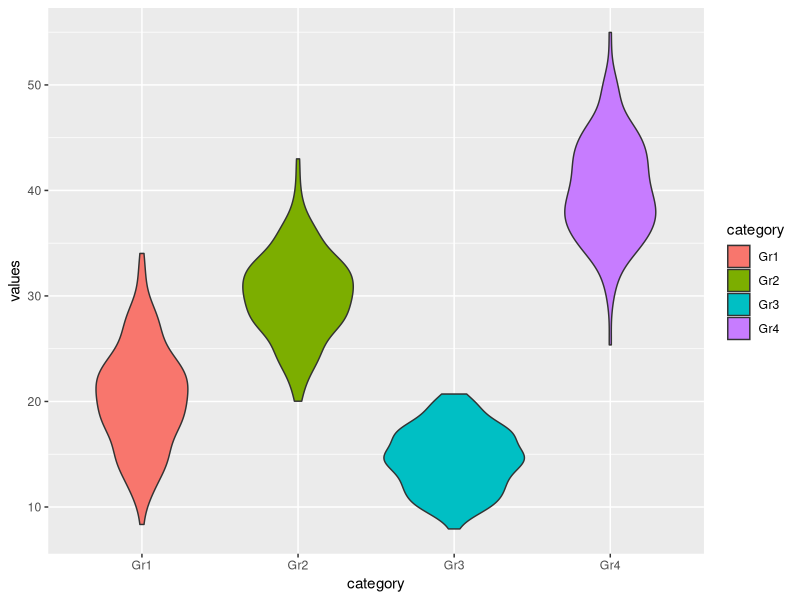
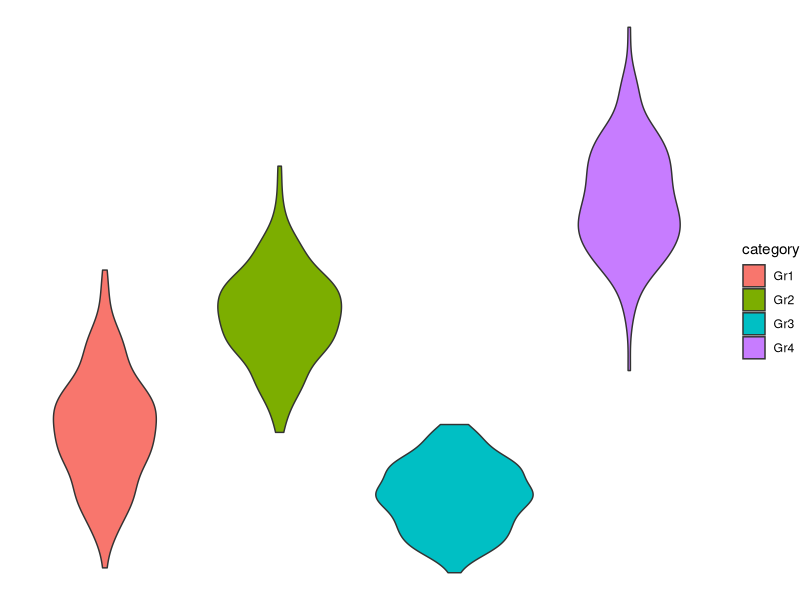
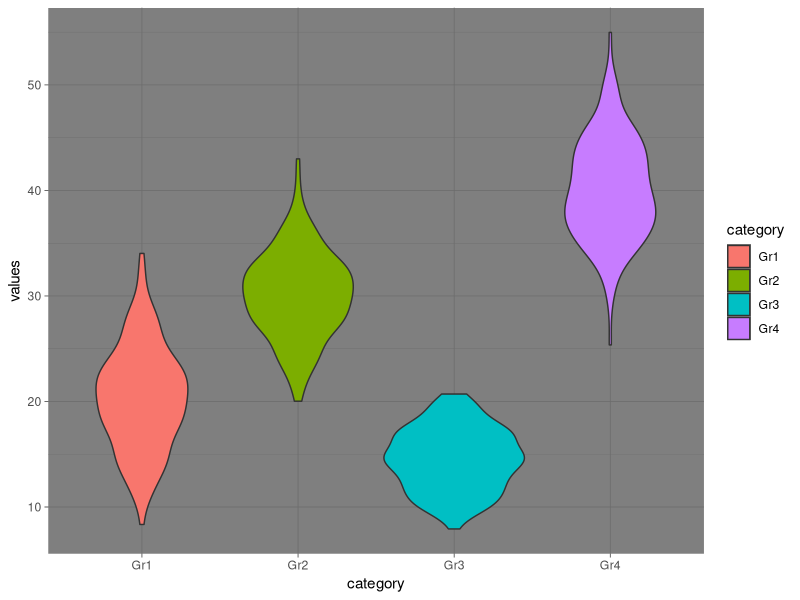
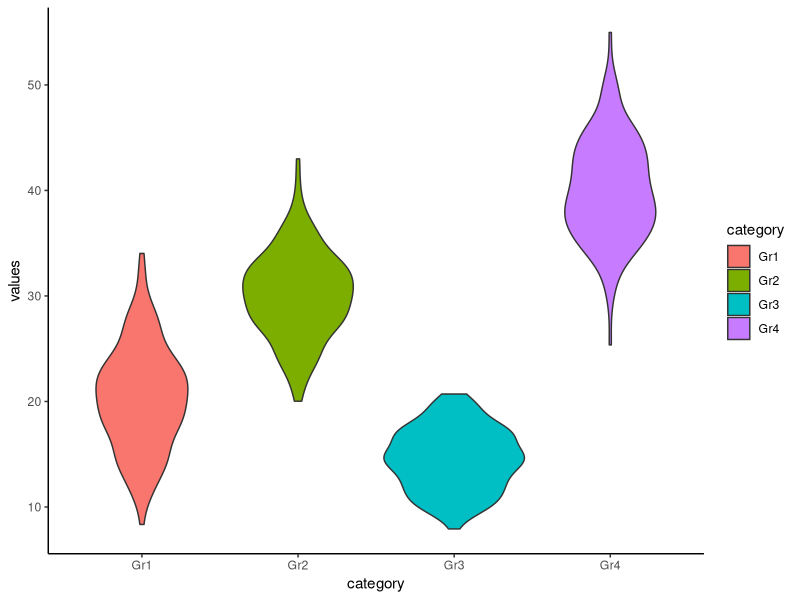
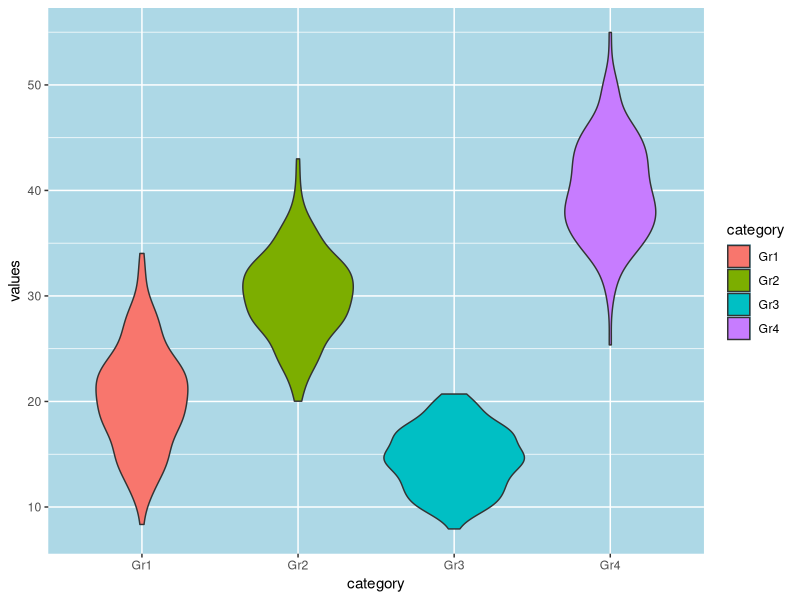
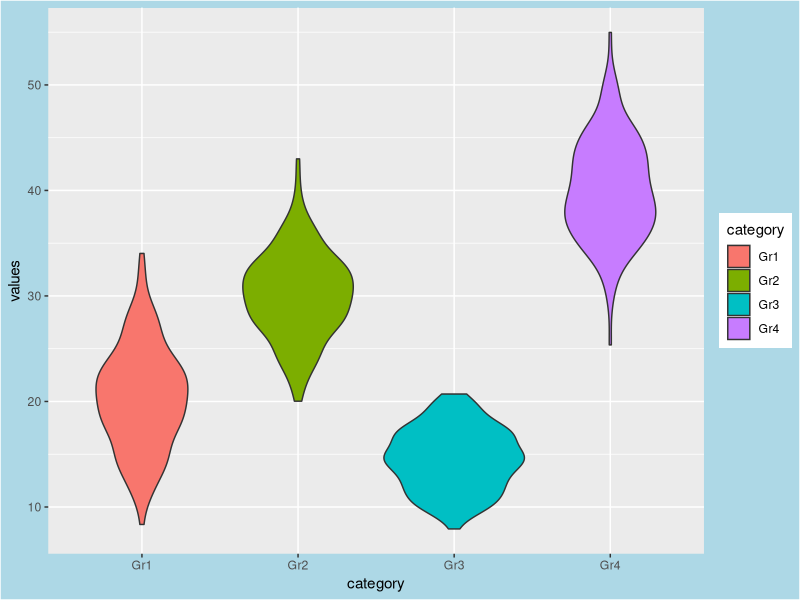
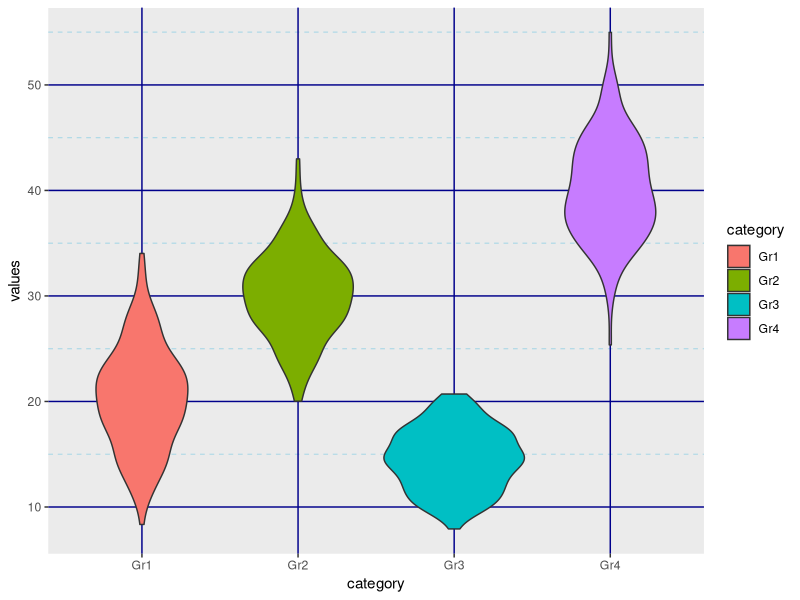
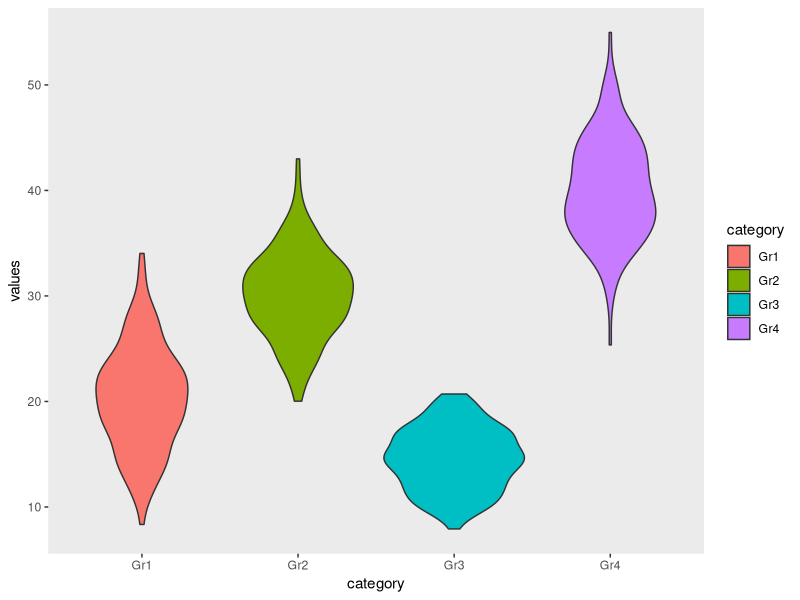

R code for these plots, in order:
## ---- chunk 1
knitr::opts_chunk$set(echo = TRUE, fig.align='center')

# title: Background colors and grids
# author: jonathan
# revised: 15/3/2020 

WEB <- c("https://bioceed.uib.no/dropfolder/bioSTATS/Rmd/Visualizing/Essential/background-grid.html")
GIT <- c("https://github.com/jonathansoule/biostats/blob/master/Visualizing/Essential/background-grid.Rmd")
library(ggplot2)

# variable 1
values <- c(rnorm(150, mean=20, sd=5), rnorm(150, mean=30, sd=4), rnorm(150, mean=15, 3), rnorm(150, mean=40, sd=5)) 
# variable 2
category <- c(rep("Gr1", 150), rep("Gr2", 150), rep("Gr3", 150), rep("Gr4", 150))

# dataframe
df <- data.frame(category, values)
## ---- chunk 2
baseplot <- ggplot(df, aes(category, values, fill=category)) +
  geom_violin()
baseplot
## ---- chunk 3
baseplot +
  theme_void()
## ---- chunk 4
baseplot +
  theme_dark()
## ---- chunk 5
baseplot +
  theme_classic()
## ---- chunk 6
baseplot +
  theme(panel.background = element_rect(fill = "lightblue"))
## ---- chunk 7
baseplot +
  theme(plot.background = element_rect(fill = "lightblue"))
## ---- chunk 8
baseplot +
  theme(
    panel.grid.major = element_line(colour="darkblue", size=0.5, linetype="solid"),
    panel.grid.minor = element_line(colour="lightblue", size=0.4, linetype="dashed"))
## ---- chunk 9
baseplot +
 theme(panel.grid.major = element_blank(),
       panel.grid.minor = element_blank())
